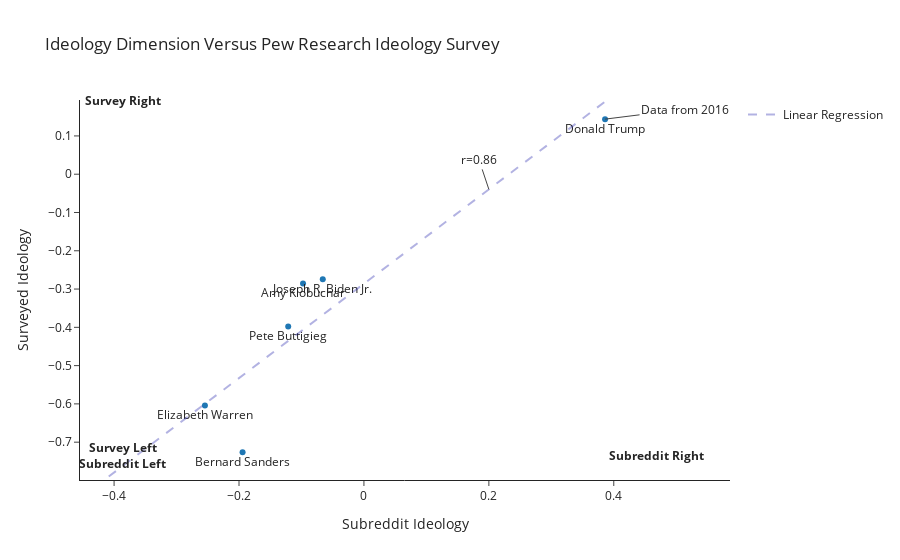

Notebook source saved alongside this figure:
### Code cell
xmin, xmax = cand_ideology["reddit_projection"].min()-0.2,cand_ideology["reddit_projection"].max()+0.2
ymin, ymax = cand_ideology["pew_ideology"].min()*1.10,cand_ideology["pew_ideology"].max()+0.05

args = {
    "x": "reddit_projection",
    "y": "pew_ideology",
    "text": "candidate",
    "title":  "Ideology Dimension Versus Pew Research Ideology Survey",
    "template": "simple_white",
    "labels": {"reddit_projection": "Subreddit Ideology", "pew_ideology": "Surveyed Ideology"},
    "range_x": [xmin,xmax],
    "range_y": [ymin,ymax],
}

dt = cand_ideology[cand_ideology["candidate"] == "Donald Trump"]
dtx, dty = float(dt["reddit_projection"]), float(dt["pew_ideology"])
print(dtx,dty)

annotations = [dict(x=xmin*0.85,y=ymin*0.92,xref="x",yref="y", text="<b>Survey Left<br>Subreddit Left</b>",showarrow=False),
               dict(x=xmax*0.8,y=ymin*0.92,xref="x",yref="y", text="<b>Subreddit Right</b>",showarrow=False),
               dict(x=xmin*0.85,y=ymax,xref="x",yref="y", text="<b>Survey Right</b>",showarrow=False),
               dict(x=0.20,y=predict(0.20),xref="x",yref="y", text="r={:.2f}".format(r2)),
               dict(x=dtx,y=dty,xref="x",yref="y",ax=80,ay=-10, text="Data from 2016")
              ]
x = np.linspace(xmin,xmax,num=2)
    
fig = px.scatter(cand_ideology,**args)

fig.update_traces(textposition='bottom center')
fig.add_scatter(x=x,
                y=predict(x),
                mode='lines',
                line=dict(dash="dash",width=2,color="rgba(0,0,160,0.3)"),
                name="Linear Regression"
               )

fig.update_layout(annotations=annotations)
fig.write_html("visualizations/Pew_Research-Ideology_dim.html")
fig.show()

### Figure 1 — Plotly figure (JSON) as saved in the notebook; plotly's stock layout.template omitted (floating-point values rounded to 4 significant figures)
{"data": [{"hovertemplate": "Subreddit Ideology=%{x}<br>Surveyed Ideology=%{y}<br>candidate=%{text}<extra></extra>", "legendgroup": "", "marker": {"color": "#1F77B4", "symbol": "circle"}, "mode": "markers+text", "name": "", "orientation": "v", "showlegend": false, "text": ["Joseph R. Biden Jr.", "Bernard Sanders", "Elizabeth Warren", "Pete Buttigieg", "Amy Klobuchar", "Donald Trump"], "textposition": "bottom center", "type": "scatter", "x": [-0.06589, -0.1943, -0.2546, -0.1212, -0.09752, 0.3861], "xaxis": "x", "y": [-0.2743, -0.7262, -0.6044, -0.398, -0.2857, 0.1439], "yaxis": "y"}, {"line": {"color": "rgba(0,0,160,0.3)", "dash": "dash", "width": 2}, "mode": "lines", "name": "Linear Regression", "type": "scatter", "x": [-0.4546, 0.5861], "y": [-0.8464, 0.4362]}], "layout": {"annotations": [{"showarrow": false, "text": "<b>Survey Left<br>Subreddit Left</b>", "x": -0.3864, "xref": "x", "y": -0.7349, "yref": "y"}, {"showarrow": false, "text": "<b>Subreddit Right</b>", "x": 0.4689, "xref": "x", "y": -0.7349, "yref": "y"}, {"showarrow": false, "text": "<b>Survey Right</b>", "x": -0.3864, "xref": "x", "y": 0.1939, "yref": "y"}, {"text": "r=0.86", "x": 0.2, "xref": "x", "y": -0.03959, "yref": "y"}, {"ax": 80, "ay": -10, "text": "Data from 2016", "x": 0.3861, "xref": "x", "y": 0.1439, "yref": "y"}], "legend": {"tracegroupgap": 0}, "title": {"text": "Ideology Dimension Versus Pew Research Ideology Survey"}, "xaxis": {"anchor": "y", "domain": [0, 1], "range": [-0.4546, 0.5861], "title": {"text": "Subreddit Ideology"}}, "yaxis": {"anchor": "x", "domain": [0, 1], "range": [-0.7988, 0.1939], "title": {"text": "Surveyed Ideology"}}}}
